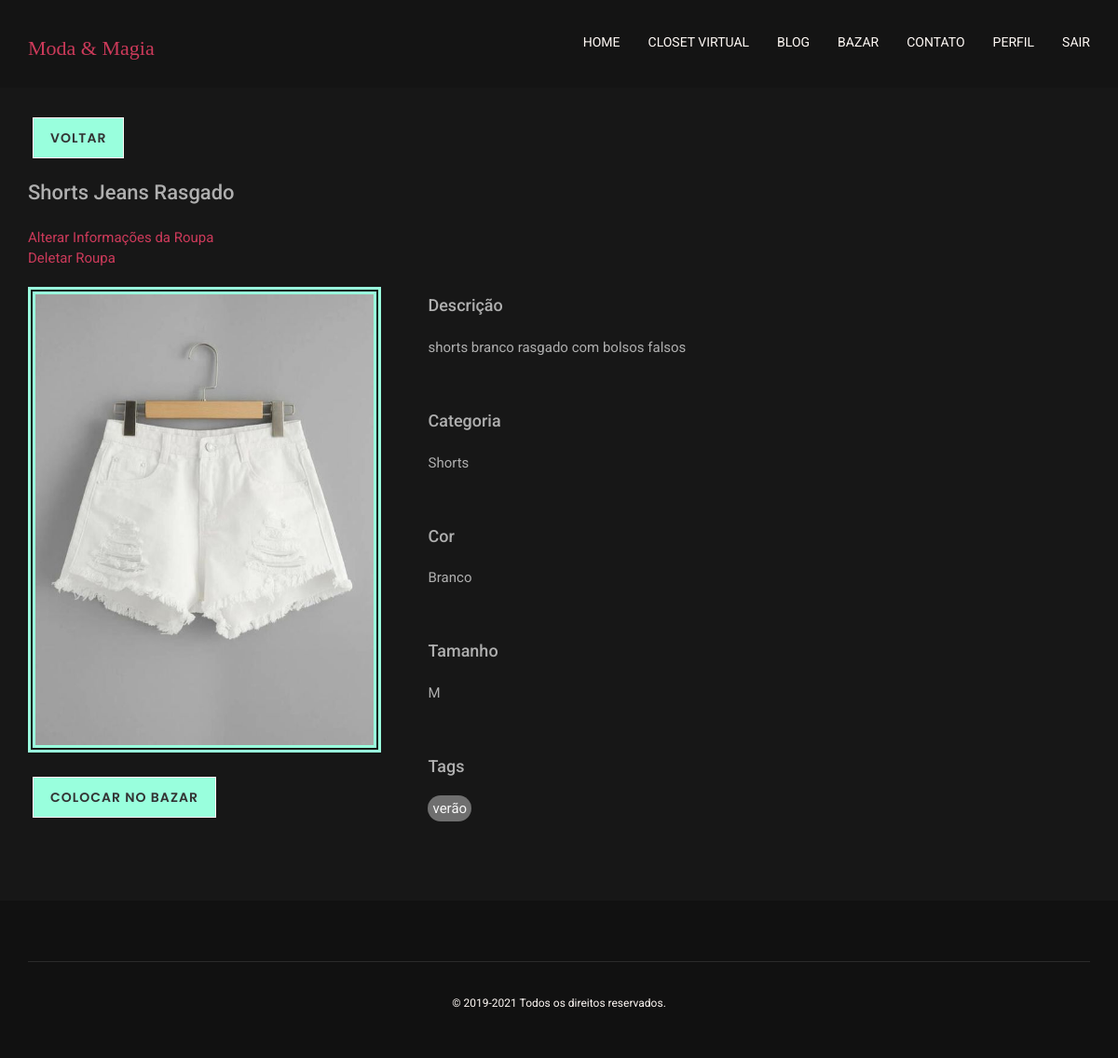
/roupa.php?idroupa=2 (signed in), run on the app's committed database.
### tables this page shows
CREATE TABLE `tbroupa` (
  `id_roupa` int(11) NOT NULL,
  `img_roupa` longblob DEFAULT NULL,
  `nome_roupa` varchar(50) DEFAULT NULL,
  `cor_roupa` varchar(20) DEFAULT NULL,
  `tamanho_roupa` varchar(4) DEFAULT NULL,
  `descricao_roupa` text DEFAULT NULL,
  `bazar` varchar(1) DEFAULT NULL,
  `id_user` int(11) DEFAULT NULL,
  `id_categ` int(11) DEFAULT NULL
);

CREATE TABLE `tbcategoria` (
  `id_categ` int(11) NOT NULL,
  `nome_categ` varchar(15) DEFAULT NULL
);

CREATE TABLE `tbtag` (
  `id_tag` int(11) NOT NULL,
  `nome_tag` varchar(15) DEFAULT NULL,
  `id_user` int(11) DEFAULT NULL
);

### roupa.php (the view, shortened to what this page needs)
<?php
require_once "conexaobd.php";
$idroupa = $_GET["idroupa"];
$sqlRoupa = mysqli_query($conn,"SELECT * from tbroupa where id_roupa = '".$idroupa."'");
$rsRoupa = mysqli_fetch_array($sqlRoupa);
$sqlImg = mysqli_query($conn,"SELECT TO_BASE64(img_roupa) from tbroupa where id_roupa = '".$idroupa."'");
$rsImg = mysqli_fetch_array($sqlImg)[0];
$sqlCateg = mysqli_query($conn, "SELECT nome_categ FROM tbcategoria, tbroupa where tbcategoria.id_categ = tbroupa.id_categ and id_roupa = '".$idroupa."'");
$rsCateg = mysqli_fetch_array($sqlCateg);
$sqlTag = mysqli_query($conn, "SELECT nome_tag FROM tbtag, roupa_tag where tbtag.id_tag = roupa_tag.id_tag and roupa_tag.id_roupa = '".$idroupa."'");
if($_SESSION["logado"] == false){
    header("location: login.php");
}
else if($_SESSION["logado"] == true){
    ?>
<!doctype html>
<html class="no-js" lang="zxx">
  <head>
    <link rel="stylesheet" href="plugins/bootstrap/bootstrap.min.css">
    <link rel="stylesheet" href="plugins/themefisher-fonts/themefisher-fonts.css">
    <link rel="stylesheet" href="plugins/magnific-popup/magnific-popup.css">
    <link rel="stylesheet" href="plugins/animate/animate.css">
    <link rel="stylesheet" href="plugins/slick/slick.css">
    <link rel="stylesheet" href="css/style.css">
  </head>
  <body>
  <nav class="navbar navbar-fixed-top navigation" >
  <div class="container">
    <div class="navbar-header">
      <a href="index.php">
        <h3>Moda & Magia</h3>
      </a>
    </div>
    <div class="collapse navbar-collapse navbar-ex1-collapse">
      <ul class="nav navbar-nav navbar-right menu">
        <li><a href="index.php">Home</a></li>
        <li><a href="closet.php">Closet Virtual</a></li>
        <li><a href="blog.php">Blog</a></li>
        <li><a href="bazar.php">Bazar</a></li>
        <li><a href="contact.php">Contato</a></li>
        <li><a href="perfil.php" >Perfil</a></li>
        <?php
          if($_SESSION["logado"] == true){
            ?>
            <li><a href="sair.php" >Sair</a></li>
            <?php
        }
        ?>
      </ul>
    </div>
  </div>
</nav>
  <section class="blog-single">
  	<div class="container">
  		<div class="row">
  			<div class="col-md-9">
          <div class="blog-single-content">
            <div class="blog-content-description">
              <a class="btn btn-default btn-main btn-closet" href="closet.php" role="button">Voltar</a>
              <h3 class="blog-inner-heading roupa-title"><?php echo $rsRoupa["nome_roupa"] ?></h4>
              <div class="blog-content-description">
                <a class="blog-hiperlink" href="alteracaoRoupa.php?idroupa=<?php echo $idroupa ?>">Alterar Informações da Roupa</a>
                <br>
                <a class="blog-hiperlink" href="deletar.php?op=roupa&idroupa=<?php echo $idroupa ?>" onclick="return confirm('Tem certeza que deseja deletar esta roupa?')">Deletar Roupa</a>
              </div>
							<div class="roupa-info">
								<div class="img">
									<div class="blog-img roupa-img">
										<img />
									</div>
                  <?php if($rsRoupa["bazar"] == "N"){ ?>
									<a class="btn btn-default btn-main btn-closet" href="movimentacaoBazar.php?idroupa=<?php echo $idroupa ?>&bazar=colocar" role="button">Colocar no Bazar</a>
                  <?php } elseif($rsRoupa["bazar"] == "S"){?>
                  <a class="btn btn-default btn-main btn-closet" href="movimentacaoBazar.php?idroupa=<?php echo $idroupa ?>&bazar=retirar" role="button">Retirar do Bazar</a>
                  <?php } ?>
                </div>
								<div class="info">
									<div class="blog-content-description">
										<h4 class="blog-inner-heading">Descrição</h4>
										<p class="blog-description"><?php echo $rsRoupa["descricao_roupa"] ?></p>
									</div>
									<div class="blog-content-description">
										<h4 class="blog-inner-heading">Categoria</h4>
										<p class="blog-description roupa-text"><?php echo $rsCateg["nome_categ"] ?></p>
									</div>
									<div class="blog-content-description">
										<h4 class="blog-inner-heading">Cor</h4>
										<p class="blog-description roupa-text"><?php echo $rsRoupa["cor_roupa"] ?></p>
									</div>
									<div class="blog-content-description">
										<h4 class="blog-inner-heading">Tamanho</h4>
										<p class="blog-description roupa-text"><?php echo $rsRoupa["tamanho_roupa"] ?></p>
									</div>
									<div class="blog-content-description">
										<h4 class="blog-inner-heading">Tags</h4>
										<?php while ($rsTag = mysqli_fetch_array($sqlTag)){ ?>
										<p class="blog-description tags"><?php echo $rsTag["nome_tag"] ?></p>
										<?php } ?>
									</div>
								</div>
							</div>
            </div>
          </div>
        </div>
      </div>
    </div>
  </section>
    <footer class="footer">
        <div class="container">
            <div class="row">
              <div class="text-center">
                  <div class="col-md-12">
                      <div class="copyright">
                          <p>&copy; 2019-2021 Todos os direitos reservados. <br></p>
                      </div>
                  </div>
              </div>
            </div>
        </div>
    </footer>
    </body>
    </html>
<?php
}
?>

### css/style.css (style rules this page uses)
body { color: #fff; background: #111111; font-family: "Roboto", sans-serif; text-rendering: optimizeLegibility; -webkit-font-smoothing: antialiased; -moz-font-smoothing: antialiased; }
h1, h2, h3 { font-family: "Playfair Display", serif; color: #CC3A5A; }
h4 { font-family: "Roboto", sans-serif; }
h3 { font-size: 22px; }
h4 { font-size: 18px; }
p { font-family: "Roboto", sans-serif; }
a, .th-nav-btn, .btn { text-decoration: none; }
ul { margin: 0; padding: 0; list-style: none; }
.btn-main { border-radius: 0; background: #99FFDD; border-color: #FFF9F5; font-family: "Poppins", sans-serif; text-transform: uppercase; font-weight: 600; letter-spacing: 1px; padding: 11px 18px; transition: 0.5s; }
.navigation { background: #141414 none repeat scroll 0 0; margin-bottom: 0; border-bottom: 0; padding: 20px 0; transition: .3s all; }
.menu li a { box-sizing: border-box; font-size: 14px; font-weight: 400; text-transform: uppercase; color: #FFF9F5; transition: 0.5s; position: relative; }
.menu li a:before { content: ""; position: absolute; left: 50%; bottom: -2px; opacity: 0; width: 0; height: 1px; transition: 0.5s; background: #99FFDD; }
.footer { padding: 65px 0 40px; background: #111111; font-size: 16px; line-height: 29px; color: #FFF9F5; }
.copyright { border-top: 1px solid rgba(60, 60, 60, 0.6); padding-top: 35px; font-size: 12px; line-height: 18px; }
.blog-description { padding-bottom: 20px; color: #afafaf; line-height: normal; }
.blog-hiperlink { color: #CC3A5A; text-decoration: none; }
.blog-single { color: #171717; background: #171717; padding: 75px 0; }
.blog-single-content { padding: 46px 100px 0 0; }
.blog-content-title, .blog-inner-heading { color: #fff; }
.blog-content-description { padding-bottom: 20px; font-size: 15px; }
.blog-content-description:last-child { padding-bottom: 0; }
.blog-description, .blog-inner-heading { color: #afafaf; font-family: "Roboto", sans-serif; }
.blog-inner-heading { padding-bottom: 16px; }
.btn-closet { margin: 5px; }
.roupa-info { display: flex; flex-wrap: nowrap; width: 100rem; }
.info { padding: 0 15px 15px 50px; line-height: 5px; }
.roupa-title { text-transform: capitalize; }
.roupa-text { text-transform: capitalize; }
.roupa-img img { max-width: 500px; height: 500px; border-style: double !important; border-color: #99FFDD !important; border-width: 8px; object-fit: cover; }
.tags { display: inline; border-radius: 15px; height: fit-content; width: fit-content; padding: 5px; background-color: #6f6f6f; margin-top: 10px; color: #f7f7f7; }
::placeholder { color: #FFF9F5 !important; }

### data on the page
tbroupa: nome_roupa "Shorts Jeans Rasgado", descricao_roupa "shorts branco rasgado com bolsos falsos", cor_roupa "Branco", tamanho_roupa "M"
tbcategoria: nome_categ "Shorts"
tbtag: nome_tag "verão"
